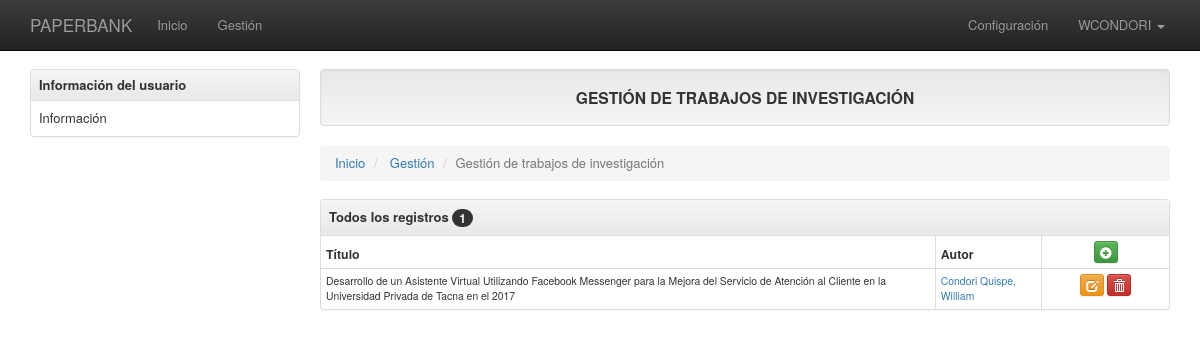
Page /document/ on the earlier database version.
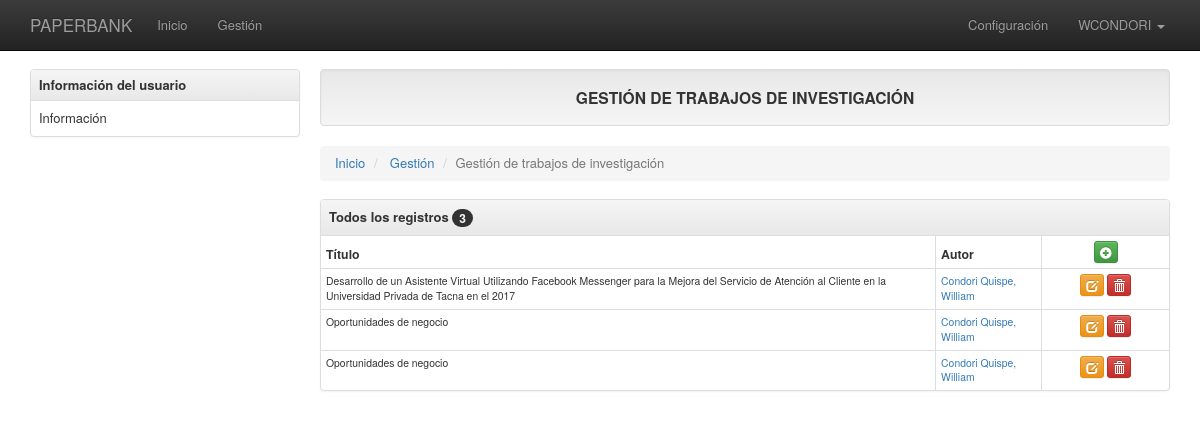
Same page on the later database version.
### repositorio/models.py (models this page shows, shortened)
class Documento(models.Model):
    titulo = models.CharField(max_length=300)
    anio = models.IntegerField()
    resumen = models.TextField()
    url = models.FileField()
    autor = models.ForeignKey(Autor, on_delete=models.CASCADE)

class Autor(models.Model):
    nombre = models.CharField(max_length=100)
    apellido = models.CharField(max_length=100)
    email = models.CharField(max_length=100)
    dina = models.CharField(max_length=300)
    web = models.CharField(max_length=300)
    def __str__(self):
        return self.apellido + ', ' + self.nombre
    class Meta:
        ordering = ['apellido']

### repositorio/controllers/document_controller.py (the view)
# urls.py: path('document/', DocumentListView.as_view(), name='document-list'),
class DocumentListView(View):
    TEMPLATE_NAME = 'document/list.html'
    def get(self, request, *args, **kwargs):
        documents = Documento.objects.all()
        return render(request, self.TEMPLATE_NAME, {'documents': documents})

### repositorio/templates/document/list.html
{% extends "layout.html" %} {% block title %}Gestión de trabajos de investigación{% endblock %} {% block content %}
<section>
    <div class="well app-titulo">
        <h1>Gestión de trabajos de investigación</h1>
    </div>
    <ol class="breadcrumb">
        <li>
            <a href="{% url 'dashboard' %}">Inicio</a>
        </li>
        <li>
            <a href="{% url 'manage' %}">Gestión</a>
        </li>
        <li class="active">Gestión de trabajos de investigación</li>
    </ol>
    <div class="panel panel-default">
        <div class="panel-heading">
            <span class="panel-title">Todos los registros
        <span class="badge">{{ documents|length }}</span>
            </span>
        </div>
        <div class="table-responsive">
            {% if documents %}
            <table class="table table-hover table-condensed table-bordered">
                <thead>
                    <tr>
                        <th>Título</th>
                        <th>Autor</th>
                        <th><a class="btn btn-xs btn-success" href="{% url 'document-create' %}"><span class="glyphicon glyphicon-plus-sign"></span></a></th>
                    </tr>
                </thead>
                <tbody>
                    {% for document in documents %}
                    <tr>
                        <td><span>{{ document.titulo }}</span></td>
                        <td><a href="{% url 'author-detail' document.autor.pk %}">{{ document.autor }}</a></td>
                        <td><a class="btn btn-xs btn-warning" href=""><span class="glyphicon glyphicon-edit"></span></a>
                            <a class="btn btn-xs btn-danger" href=""><span class="glyphicon glyphicon-trash"></span></a></th>
                        </td>
                    {% endfor %}
                </tbody>
            </table>
            {% else %}
            <p>No hay datos para mostrar</p>
            {% endif %}
        </div>
    </div>
</section>
{% endblock %}

### repositorio/templates/layout.html (shortened to what this page needs)
{% load static %}
<!DOCTYPE html>
<html lang="en">
<head>
    <link rel="stylesheet" href="{% static 'css/bootstrap.min.css' %}">
    <link rel="stylesheet" href="{% static 'css/bootstrap-theme.min.css' %}">
    <link rel="stylesheet" href="{% static 'css/styles.css' %}">
</head>
<body>
    <nav class="navbar navbar-inverse navbar-static-top" role="navigation">
        <div class="container">
            <div class="navbar-header">
                <a class="navbar-brand" href="#">PAPERBANK</a>
            </div>
            <div class="collapse navbar-collapse navbar-ex1-collapse">
                <ul class="nav navbar-nav">
                    <li>
                        <a href="{% url 'dashboard' %}">Inicio</a>
                    </li>
                    <li>
                        <a href="{% url 'manage' %}">Gestión</a>
                    </li>
                </ul>
                <ul class="nav navbar-nav navbar-right">
                    <li>
                        <a href="#">Configuración</a>
                    </li>
                    <li class="dropdown">
                        <a href="#" class="dropdown-toggle" data-toggle="dropdown">WCONDORI
                            <b class="caret"></b>
                        </a>
                    </li>
                </ul>
            </div>
        </div>
    </nav>
    <div class="container">
        <div class="row">
            <div class="col-xs-24 col-sm-6 col-md-6 col-lg-6">
                <div class="panel panel-default">
                      <div class="panel-heading">
                            <h3 class="panel-title">Información del usuario</h3>
                      </div>
                      <div class="panel-body">
                            Información
                      </div>
                </div>
            </div>
            <div class="col-xs-24 col-sm-18 col-md-18 col-lg-18">
                {% block content %}{% endblock %}
            </div>
        </div>
    </div>
</body>
</html>

### unsa_repositorio/static/css/styles.css (style rules this page uses)
.panel .panel-heading { padding-bottom: 8px; padding-top: 8px; }
.panel .panel-heading .panel-title { font-size: 1em; font-weight: bolder; }
.table thead tr th:last-child { width: 15%; text-align: center; }
.table tbody tr td { font-size: 0.8em !important; }
.table tbody tr td:last-child { width: 15%; text-align: center; }
.app-titulo { text-align: center; }
.app-titulo h1 { margin: 0 10px 0 10px; font-size: 1.2em; text-transform: uppercase; font-weight: bolder; }

Differences in the rows shown:
added Documento: titulo "Oportunidades de negocio", autor "Condori Quispe, William"
added Documento: titulo "Oportunidades de negocio", autor "Condori Quispe, William"
Other differences:
{{ documents|length }}: "1" → "3"
